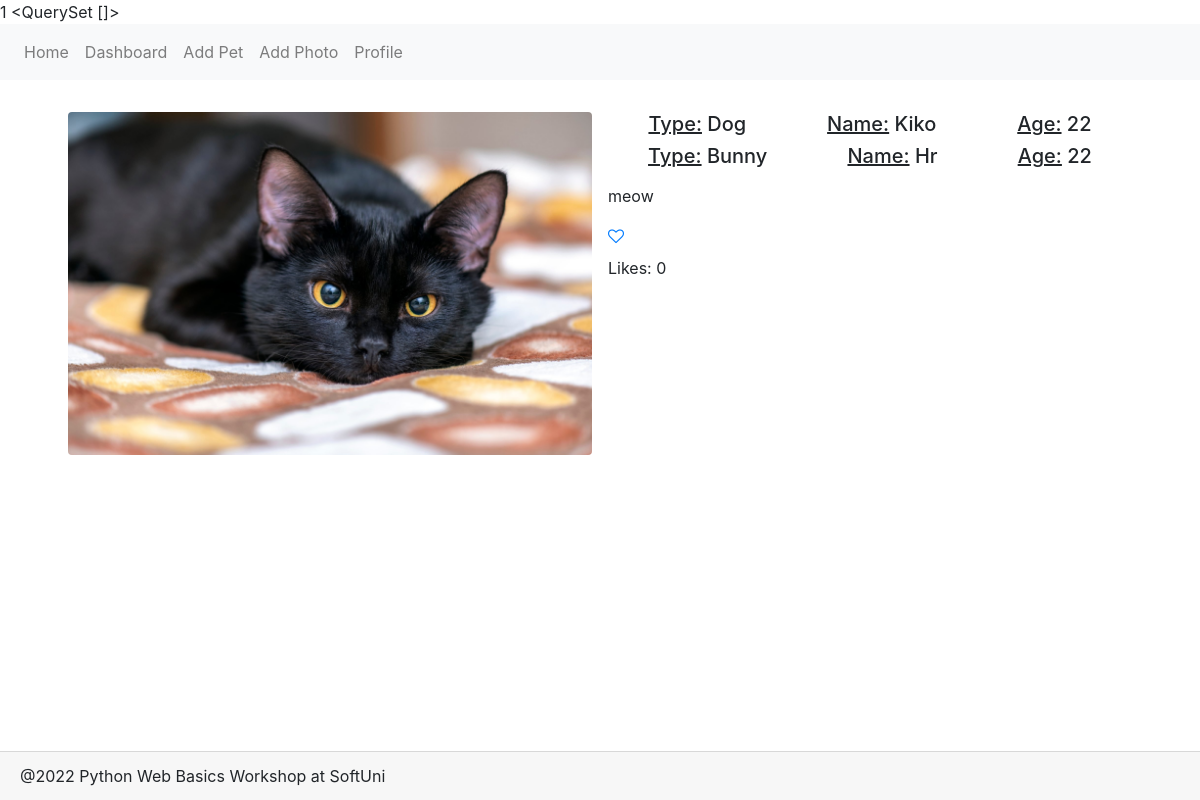
Before: /photo/details/5/ (signed in) with the older database file.
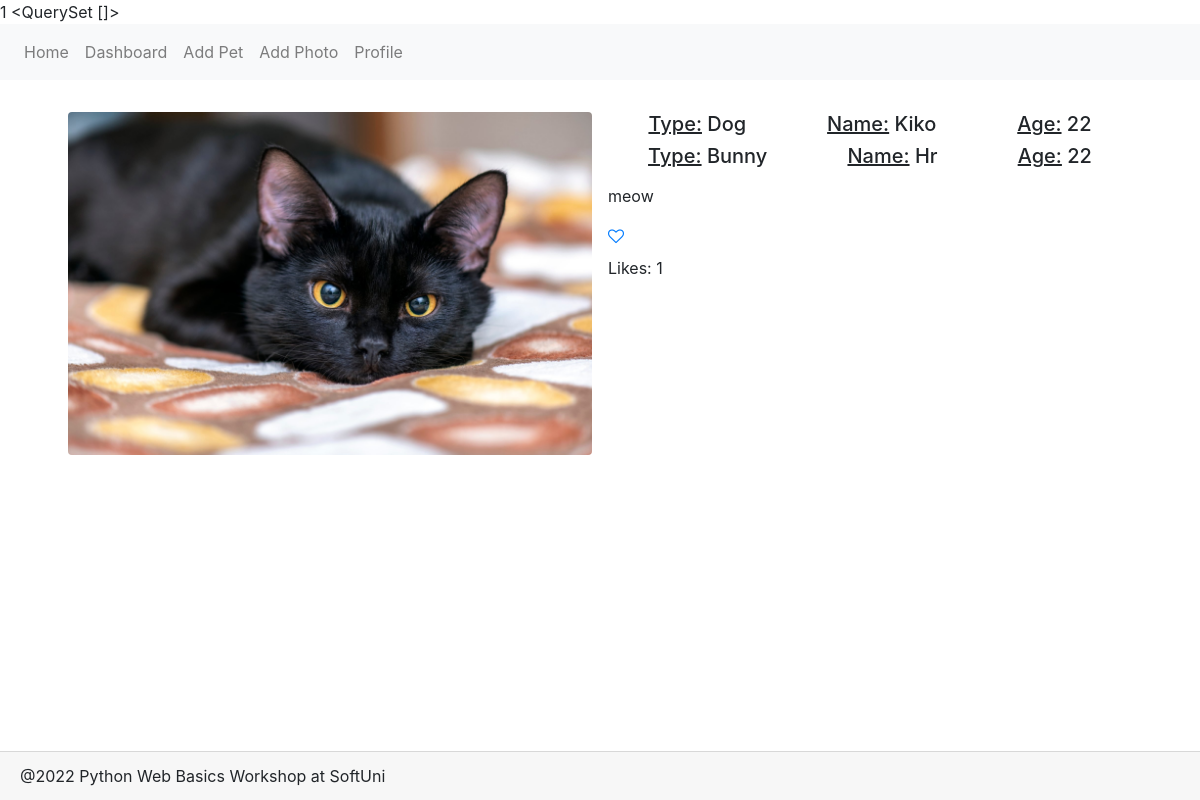
After: the same page with the newer database file.
### petstagram/main/models.py (models this page shows)
class PetPhoto(models.Model):
    photo = models.ImageField(
        validators=(
        )
    )
    tagged_pets = models.ManyToManyField(
        Pet,
    )
    description = models.TextField(
        null=True,
        blank=True,
    )
    publication_date = models.DateTimeField(
        auto_now_add=True,
    )
    likes = models.IntegerField(
        default=0,
    )
    user = models.ForeignKey(
        UserModel,
        on_delete=models.CASCADE
    )

### petstagram/main/views/pet_photos.py (the view)
# urls.py: path('photo/details/<int:pk>/', PetPhotoDetailsView.as_view(), name='pet photo details'),
class PetPhotoDetailsView(auth_mixin.LoginRequiredMixin, views.DetailView):
    model = PetPhoto
    template_name = 'mian/photo_details.html'
    context_object_name = 'pet_photo'
    def dispatch(self, request, *args, **kwargs):
        response = super().dispatch(request, *args, **kwargs)
        viewed_pet_photos = request.session.get('last_viewed_pet_photos_ids', [])
        viewed_pet_photos.insert(0, self.kwargs['pk'])
        request.session['last_viewed_pet_photos_ids'] = viewed_pet_photos[:4]
        return response
    def get_queryset(self):
        return super()\
            .get_queryset()\
            .prefetch_related('tagged_pets')
    def get_context_data(self, **kwargs):
        context = super().get_context_data(**kwargs)
        context['is_owner'] = self.object.user == self.request.user
        return context

### petstagram/main/models.py (called while the page is built)
    @property
    def age(self):
        return datetime.datetime.now().year - self.date_of_birth.year

### templates/mian/photo_details.html (shortened to what this page needs)
{% extends 'base.html' %}
{% block page_content %}
    <div class="container">
        <div class="d-flex">
            <div class="d-inline p-2 w-50">
                <img src="{{ pet_photo.photo.url }}"
                     class="w-100 rounded mx-auto d-block" alt="{{ pet_photo.description }}"/>
            </div>
            <div class="d-inline p-2 w-50">
                {% for pet in pet_photo.tagged_pets.all %}
                    <div class="d-flex justify-content-around">
                        <h5><u>Type:</u> {{ pet.type }}</h5>
                        <h5><u>Name:</u> {{ pet.name }}</h5>
                        {% if pet.date_of_birth %}
                            <h5><u>Age:</u> {{ pet.age }}</h5>
                        {% endif %}
                    </div>
                {% endfor %}
                <p class="mt-2">{{ pet_photo.description }}</p>
                {% if not is_owner %}
                    <a href="{% url 'like pet photo' pet_photo.id %}"><i class="fa fa-heart-o"
                                                                         aria-hidden="true"></i></a>
                {% endif %}
                <p class="mt-2">Likes: {{ pet_photo.likes }}</p>
            </div>
        </div>
    </div>
{% endblock %}

Changed rows visible on the page:
changed PetPhoto "meow": likes "0" → "1"
